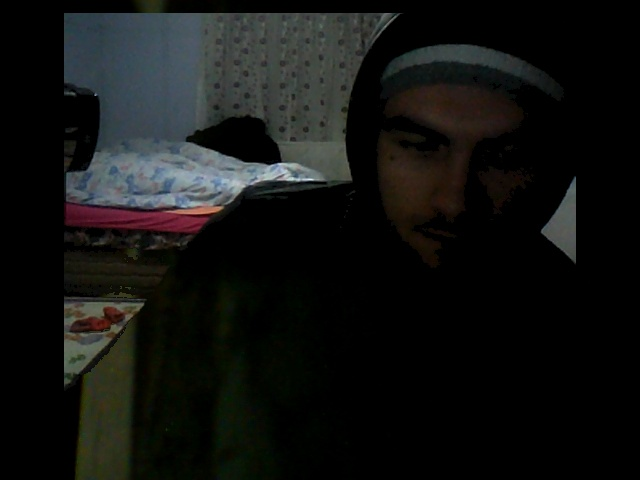
#> input picture MATEROV çalışmaları/frame0.jpg, 640 x 480 px, given in place of the camera
$ python CameraDisplay.py
#> lines starting #> are read from the running program, lines starting #| are printed output that depends on the picture; after the words box and inside, x2 and y2 are one past the last pixel; in counts of white or black regions, pixels touching at a corner belong together
import numpy as np
import cv2


# Get the most recent working camera
def getNumCam():
    num = 0
    while True:
        cp = cv2.VideoCapture(num)
        if cp.isOpened():
            num += 1
        else:
            break
    return num


# Initiliaze the variables
frontCam = 0
rearCam = 1
cap = cv2.VideoCapture(frontCam)
cap.set(3, 1920)
cap.set(4, 1080)
cop = cv2.VideoCapture(rearCam)
cop.set(3, 1920)
cop.set(4, 1080)

sc = 0.4

capNum=0

while (True):
    # Capture frame-by-frame and overlay one footage on top of the other
    met, img1 = cap.read()
#> img1 is the input picture: shape (480, 640, 3); mean B, G, R 17.7, 19.2, 18.2
    mot, img2 = cop.read()
    img2 = cv2.resize(img2, (0, 0), None, sc, sc)
    rows, cols, channels = img1.shape
#> rows = 480; cols = 640; channels = 3
    y = cols / 2
#> y = 320
    x = 0
    rows, cols, channels = img2.shape
#> rows = 192; cols = 256
    y = int(y - cols / 2)
#> y = 192
    roi = img1[x:x + rows, y:y + cols]
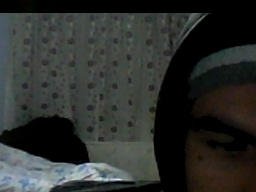
#> roi: shape (192, 256, 3); mean B, G, R 44.8, 47.5, 44.9
    img2gray = cv2.cvtColor(img2, cv2.COLOR_BGR2GRAY)
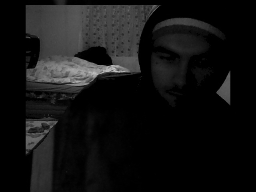
#> img2gray: shape (192, 256); min 0, max 196, mean 18.7
    ret, mask = cv2.threshold(img2gray, 10, 255, cv2.THRESH_BINARY)
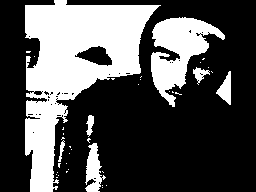
#> mask: shape (192, 256); 32.5% white; 39 white regions (32 under 20 px), largest, box (x1, y1, x2, y2) and area: (25, 0, 161, 192) 11644, (151, 17, 225, 107) 3079, (85, 143, 106, 192) 565
    mask_inv = cv2.bitwise_not(mask)
    img1_bg = cv2.bitwise_and(roi, roi, mask=mask_inv)
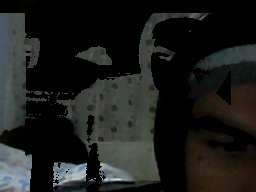
#> img1_bg: shape (192, 256, 3); mean B, G, R 27.6, 29.5, 28.2
    img2_fg = cv2.bitwise_and(img2, img2, mask=mask)
    dst = cv2.add(img1_bg, img2_fg)
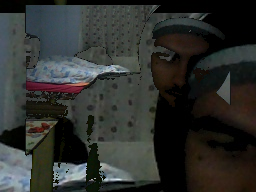
#> dst: shape (192, 256, 3); mean B, G, R 45.2, 48, 46
    img1[x:x + rows, y:y + cols] = dst
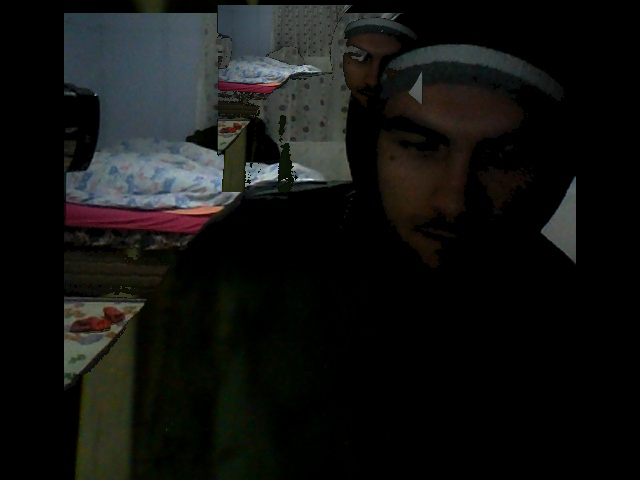
#> img1: shape (480, 640, 3); 5.19% of pixels changed, all inside (x1, y1, x2, y2) = (217, 0, 423, 192)

    # Display the resulting frame and perform operations (like switch cameras) based on user input

    cv2.imshow('Numpy Horizontal', img1)
    k = cv2.waitKey(1)
#> (key q is pressed here)
    if k & 0xFF == ord('q'):
        break
    if k & 0xFF == ord('c'):
        cv2.imwrite("frame%d.jpg" % capNum, img1)
        capNum += 1
    if k & 0xFF == ord('a'):
        sc += 0.01
    if k & 0xFF == ord('d'):
        sc -= 0.01
    if k & 0xFF == ord('p'):
        print(sc)
    if k & 0xFF == ord('n'):
        frontCam = 1 - frontCam
        rearCam = 1 - rearCam
        cap = cv2.VideoCapture(frontCam)
        cap.set(3, 1920)
        cap.set(4, 1080)
        cop = cv2.VideoCapture(rearCam)
        cop.set(3, 1920)
        cop.set(4, 1080)

# When everything done, release the capture
cv2.destroyAllWindows()
